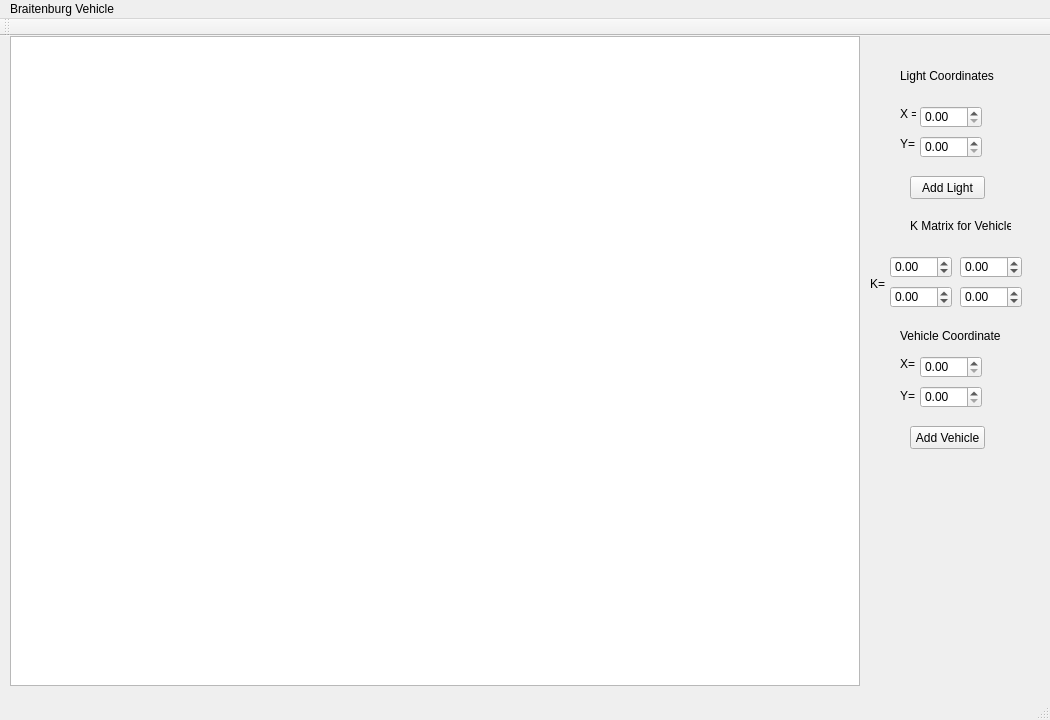
<?xml version="1.0" encoding="UTF-8"?>
<ui version="4.0">
 <class>MainWindow</class>
 <widget class="QMainWindow" name="MainWindow">
  <property name="geometry">
   <rect>
    <x>0</x>
    <y>0</y>
    <width>1050</width>
    <height>720</height>
   </rect>
  </property>
  <property name="windowTitle">
   <string>MainWindow</string>
  </property>
  <widget class="QWidget" name="centralWidget">
   <widget class="QGraphicsView" name="graphicsView">
    <property name="geometry">
     <rect>
      <x>10</x>
      <y>0</y>
      <width>850</width>
      <height>650</height>
     </rect>
    </property>
    <property name="sizePolicy">
     <sizepolicy hsizetype="Fixed" vsizetype="Fixed">
      <horstretch>0</horstretch>
      <verstretch>0</verstretch>
     </sizepolicy>
    </property>
   </widget>
   <widget class="QDoubleSpinBox" name="lightX">
    <property name="geometry">
     <rect>
      <x>920</x>
      <y>70</y>
      <width>62</width>
      <height>22</height>
     </rect>
    </property>
    <property name="maximum">
     <double>800.000000000000000</double>
    </property>
   </widget>
   <widget class="QDoubleSpinBox" name="lightY">
    <property name="geometry">
     <rect>
      <x>920</x>
      <y>100</y>
      <width>62</width>
      <height>22</height>
     </rect>
    </property>
    <property name="maximum">
     <double>800.000000000000000</double>
    </property>
   </widget>
   <widget class="QLabel" name="label">
    <property name="geometry">
     <rect>
      <x>900</x>
      <y>70</y>
      <width>16</width>
      <height>16</height>
     </rect>
    </property>
    <property name="text">
     <string>X =</string>
    </property>
   </widget>
   <widget class="QLabel" name="label_2">
    <property name="geometry">
     <rect>
      <x>900</x>
      <y>100</y>
      <width>16</width>
      <height>16</height>
     </rect>
    </property>
    <property name="text">
     <string>Y=</string>
    </property>
   </widget>
   <widget class="QPushButton" name="light">
    <property name="geometry">
     <rect>
      <x>910</x>
      <y>140</y>
      <width>75</width>
      <height>23</height>
     </rect>
    </property>
    <property name="text">
     <string>Add Light</string>
    </property>
   </widget>
   <widget class="QLabel" name="label_3">
    <property name="geometry">
     <rect>
      <x>910</x>
      <y>180</y>
      <width>101</width>
      <height>20</height>
     </rect>
    </property>
    <property name="text">
     <string>K Matrix for Vehicle</string>
    </property>
   </widget>
   <widget class="QDoubleSpinBox" name="K_11">
    <property name="geometry">
     <rect>
      <x>890</x>
      <y>220</y>
      <width>62</width>
      <height>22</height>
     </rect>
    </property>
    <property name="minimum">
     <double>-99.989999999999995</double>
    </property>
   </widget>
   <widget class="QDoubleSpinBox" name="K_12">
    <property name="geometry">
     <rect>
      <x>960</x>
      <y>220</y>
      <width>62</width>
      <height>22</height>
     </rect>
    </property>
    <property name="minimum">
     <double>-99.989999999999995</double>
    </property>
   </widget>
   <widget class="QDoubleSpinBox" name="K_21">
    <property name="geometry">
     <rect>
      <x>890</x>
      <y>250</y>
      <width>62</width>
      <height>22</height>
     </rect>
    </property>
    <property name="minimum">
     <double>-99.989999999999995</double>
    </property>
   </widget>
   <widget class="QDoubleSpinBox" name="K_22">
    <property name="geometry">
     <rect>
      <x>960</x>
      <y>250</y>
      <width>62</width>
      <height>22</height>
     </rect>
    </property>
    <property name="minimum">
     <double>-99.989999999999995</double>
    </property>
   </widget>
   <widget class="QDoubleSpinBox" name="vehicleX">
    <property name="geometry">
     <rect>
      <x>920</x>
      <y>320</y>
      <width>62</width>
      <height>22</height>
     </rect>
    </property>
    <property name="maximum">
     <double>800.000000000000000</double>
    </property>
   </widget>
   <widget class="QDoubleSpinBox" name="vehicleY">
    <property name="geometry">
     <rect>
      <x>920</x>
      <y>350</y>
      <width>62</width>
      <height>22</height>
     </rect>
    </property>
    <property name="maximum">
     <double>600.000000000000000</double>
    </property>
   </widget>
   <widget class="QLabel" name="label_4">
    <property name="geometry">
     <rect>
      <x>900</x>
      <y>30</y>
      <width>111</width>
      <height>20</height>
     </rect>
    </property>
    <property name="text">
     <string>Light Coordinates</string>
    </property>
   </widget>
   <widget class="QLabel" name="label_5">
    <property name="geometry">
     <rect>
      <x>900</x>
      <y>290</y>
      <width>101</width>
      <height>20</height>
     </rect>
    </property>
    <property name="text">
     <string>Vehicle Coordinates</string>
    </property>
   </widget>
   <widget class="QLabel" name="label_6">
    <property name="geometry">
     <rect>
      <x>900</x>
      <y>320</y>
      <width>16</width>
      <height>16</height>
     </rect>
    </property>
    <property name="text">
     <string>X=</string>
    </property>
   </widget>
   <widget class="QLabel" name="label_7">
    <property name="geometry">
     <rect>
      <x>900</x>
      <y>350</y>
      <width>16</width>
      <height>20</height>
     </rect>
    </property>
    <property name="text">
     <string>Y=</string>
    </property>
   </widget>
   <widget class="QPushButton" name="vehicle">
    <property name="geometry">
     <rect>
      <x>910</x>
      <y>390</y>
      <width>75</width>
      <height>23</height>
     </rect>
    </property>
    <property name="text">
     <string>Add Vehicle</string>
    </property>
   </widget>
   <widget class="QLabel" name="label_8">
    <property name="geometry">
     <rect>
      <x>870</x>
      <y>240</y>
      <width>16</width>
      <height>16</height>
     </rect>
    </property>
    <property name="text">
     <string>K=</string>
    </property>
   </widget>
  </widget>
  <widget class="QMenuBar" name="menuBar">
   <property name="geometry">
    <rect>
     <x>0</x>
     <y>0</y>
     <width>1050</width>
     <height>21</height>
    </rect>
   </property>
   <widget class="QMenu" name="menuBraitenburg_Vehicle">
    <property name="title">
     <string>Braitenburg Vehicle</string>
    </property>
   </widget>
   <addaction name="menuBraitenburg_Vehicle"/>
  </widget>
  <widget class="QToolBar" name="mainToolBar">
   <attribute name="toolBarArea">
    <enum>TopToolBarArea</enum>
   </attribute>
   <attribute name="toolBarBreak">
    <bool>false</bool>
   </attribute>
  </widget>
  <widget class="QStatusBar" name="statusBar"/>
 </widget>
 <layoutdefault spacing="6" margin="11"/>
 <resources/>
 <connections/>
</ui>
